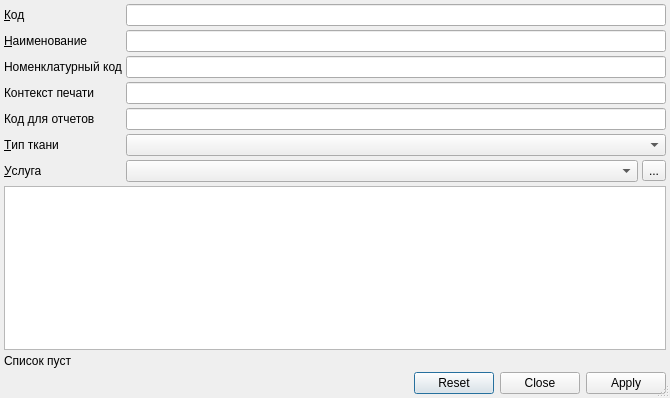
<?xml version="1.0" encoding="UTF-8"?>
<ui version="4.0">
 <class>ActionTypeFindDialog</class>
 <widget class="QDialog" name="ActionTypeFindDialog">
  <property name="geometry">
   <rect>
    <x>0</x>
    <y>0</y>
    <width>670</width>
    <height>398</height>
   </rect>
  </property>
  <property name="windowTitle">
   <string>Dialog</string>
  </property>
  <property name="sizeGripEnabled">
   <bool>true</bool>
  </property>
  <layout class="QGridLayout" name="gridLayout">
   <property name="margin">
    <number>4</number>
   </property>
   <property name="spacing">
    <number>4</number>
   </property>
   <item row="5" column="1" colspan="2">
    <widget class="CRBComboBox" name="cmbTissueType"/>
   </item>
   <item row="8" column="0" colspan="3">
    <widget class="CTableView" name="tblActionTypeFound"/>
   </item>
   <item row="6" column="2">
    <widget class="QToolButton" name="btnSelectService">
     <property name="text">
      <string>...</string>
     </property>
    </widget>
   </item>
   <item row="5" column="0">
    <widget class="QLabel" name="lblTissueType">
     <property name="text">
      <string>&amp;Тип ткани</string>
     </property>
     <property name="buddy">
      <cstring>cmbTissueType</cstring>
     </property>
    </widget>
   </item>
   <item row="0" column="1" colspan="2">
    <widget class="QLineEdit" name="edtCode"/>
   </item>
   <item row="2" column="1" colspan="2">
    <widget class="QLineEdit" name="edtNomenclativeCode"/>
   </item>
   <item row="1" column="1" colspan="2">
    <widget class="QLineEdit" name="edtName"/>
   </item>
   <item row="1" column="0">
    <widget class="QLabel" name="lblName">
     <property name="sizePolicy">
      <sizepolicy hsizetype="Maximum" vsizetype="Preferred">
       <horstretch>0</horstretch>
       <verstretch>0</verstretch>
      </sizepolicy>
     </property>
     <property name="text">
      <string>&amp;Наименование</string>
     </property>
     <property name="buddy">
      <cstring>edtName</cstring>
     </property>
    </widget>
   </item>
   <item row="11" column="0" colspan="3">
    <layout class="QHBoxLayout" name="horizontalLayout">
     <property name="spacing">
      <number>4</number>
     </property>
     <item>
      <spacer name="horizontalSpacer">
       <property name="orientation">
        <enum>Qt::Horizontal</enum>
       </property>
       <property name="sizeHint" stdset="0">
        <size>
         <width>40</width>
         <height>20</height>
        </size>
       </property>
      </spacer>
     </item>
     <item>
      <widget class="QDialogButtonBox" name="buttonBox">
       <property name="sizePolicy">
        <sizepolicy hsizetype="Maximum" vsizetype="Fixed">
         <horstretch>0</horstretch>
         <verstretch>0</verstretch>
        </sizepolicy>
       </property>
       <property name="orientation">
        <enum>Qt::Horizontal</enum>
       </property>
       <property name="standardButtons">
        <set>QDialogButtonBox::Apply|QDialogButtonBox::Close|QDialogButtonBox::Reset</set>
       </property>
       <property name="centerButtons">
        <bool>false</bool>
       </property>
      </widget>
     </item>
    </layout>
   </item>
   <item row="10" column="0" colspan="3">
    <widget class="QLabel" name="lblRecordsCount">
     <property name="text">
      <string>Список пуст</string>
     </property>
    </widget>
   </item>
   <item row="2" column="0">
    <widget class="QLabel" name="lblNomenclativeCode">
     <property name="sizePolicy">
      <sizepolicy hsizetype="Maximum" vsizetype="Preferred">
       <horstretch>0</horstretch>
       <verstretch>0</verstretch>
      </sizepolicy>
     </property>
     <property name="text">
      <string>Номенклатурный код</string>
     </property>
     <property name="buddy">
      <cstring>edtNomenclativeCode</cstring>
     </property>
    </widget>
   </item>
   <item row="6" column="0">
    <widget class="QLabel" name="lblProfilePayment">
     <property name="sizePolicy">
      <sizepolicy hsizetype="Maximum" vsizetype="Preferred">
       <horstretch>0</horstretch>
       <verstretch>0</verstretch>
      </sizepolicy>
     </property>
     <property name="text">
      <string>&amp;Услуга</string>
     </property>
     <property name="buddy">
      <cstring>cmbService</cstring>
     </property>
    </widget>
   </item>
   <item row="6" column="1">
    <widget class="CRBComboBox" name="cmbService"/>
   </item>
   <item row="0" column="0">
    <widget class="QLabel" name="lblCode">
     <property name="sizePolicy">
      <sizepolicy hsizetype="Maximum" vsizetype="Preferred">
       <horstretch>0</horstretch>
       <verstretch>0</verstretch>
      </sizepolicy>
     </property>
     <property name="text">
      <string>&amp;Код</string>
     </property>
     <property name="buddy">
      <cstring>edtCode</cstring>
     </property>
    </widget>
   </item>
   <item row="3" column="0">
    <widget class="QLabel" name="lblContext">
     <property name="text">
      <string>Контекст печати</string>
     </property>
    </widget>
   </item>
   <item row="3" column="1" colspan="2">
    <widget class="QLineEdit" name="edtContext"/>
   </item>
   <item row="4" column="0">
    <widget class="QLabel" name="lblCodeReports">
     <property name="text">
      <string>Код для отчетов</string>
     </property>
    </widget>
   </item>
   <item row="4" column="1" colspan="2">
    <widget class="QLineEdit" name="edtCodeReports"/>
   </item>
  </layout>
 </widget>
 <customwidgets>
  <customwidget>
   <class>CTableView</class>
   <extends>QTableView</extends>
   <header>library/TableView.h</header>
  </customwidget>
  <customwidget>
   <class>CRBComboBox</class>
   <extends>QComboBox</extends>
   <header>library/crbcombobox.h</header>
  </customwidget>
 </customwidgets>
 <tabstops>
  <tabstop>edtCode</tabstop>
  <tabstop>edtName</tabstop>
  <tabstop>edtNomenclativeCode</tabstop>
  <tabstop>edtContext</tabstop>
  <tabstop>cmbTissueType</tabstop>
  <tabstop>cmbService</tabstop>
  <tabstop>btnSelectService</tabstop>
  <tabstop>tblActionTypeFound</tabstop>
 </tabstops>
 <resources/>
 <connections>
  <connection>
   <sender>buttonBox</sender>
   <signal>accepted()</signal>
   <receiver>ActionTypeFindDialog</receiver>
   <slot>accept()</slot>
   <hints>
    <hint type="sourcelabel">
     <x>682</x>
     <y>388</y>
    </hint>
    <hint type="destinationlabel">
     <x>157</x>
     <y>274</y>
    </hint>
   </hints>
  </connection>
  <connection>
   <sender>buttonBox</sender>
   <signal>rejected()</signal>
   <receiver>ActionTypeFindDialog</receiver>
   <slot>reject()</slot>
   <hints>
    <hint type="sourcelabel">
     <x>700</x>
     <y>388</y>
    </hint>
    <hint type="destinationlabel">
     <x>286</x>
     <y>274</y>
    </hint>
   </hints>
  </connection>
 </connections>
</ui>
